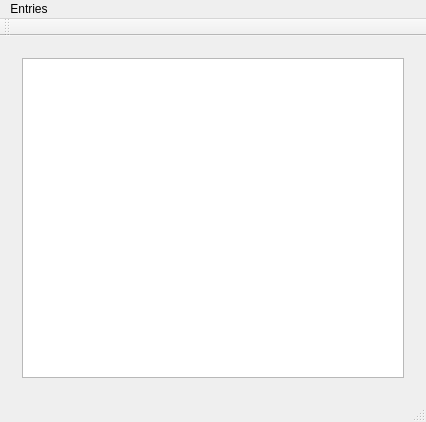
<?xml version="1.0" encoding="UTF-8"?>
<ui version="4.0">
 <class>MainWindow</class>
 <widget class="QMainWindow" name="MainWindow">
  <property name="geometry">
   <rect>
    <x>0</x>
    <y>0</y>
    <width>426</width>
    <height>422</height>
   </rect>
  </property>
  <property name="windowTitle">
   <string>MainWindow</string>
  </property>
  <widget class="QWidget" name="centralWidget">
   <layout class="QGridLayout" name="gridLayout">
    <item row="0" column="0">
     <widget class="QStackedWidget" name="stackedWidget">
      <widget class="QWidget" name="listPage">
       <layout class="QGridLayout" name="gridLayout_2">
        <item row="0" column="0">
         <widget class="QListWidget" name="listWidget"/>
        </item>
       </layout>
      </widget>
      <widget class="QWidget" name="detailsPage">
       <layout class="QGridLayout" name="gridLayout_3">
        <item row="0" column="0">
         <widget class="QLabel" name="label">
          <property name="text">
           <string>Name</string>
          </property>
         </widget>
        </item>
        <item row="0" column="1">
         <widget class="QLineEdit" name="nameEdit"/>
        </item>
        <item row="1" column="0">
         <widget class="QLabel" name="label_2">
          <property name="text">
           <string>DOB</string>
          </property>
         </widget>
        </item>
        <item row="1" column="1">
         <widget class="QDateEdit" name="birthDayEdit"/>
        </item>
        <item row="2" column="0">
         <widget class="QLabel" name="label_3">
          <property name="text">
           <string>Address</string>
          </property>
         </widget>
        </item>
        <item row="2" column="1">
         <widget class="QPlainTextEdit" name="addressEdit"/>
        </item>
        <item row="3" column="0">
         <widget class="QLabel" name="label_4">
          <property name="text">
           <string>Phone Numbers</string>
          </property>
         </widget>
        </item>
        <item row="3" column="1">
         <widget class="QPlainTextEdit" name="phoneNumbersEdit"/>
        </item>
        <item row="4" column="0" colspan="2">
         <widget class="QDialogButtonBox" name="buttonBox">
          <property name="standardButtons">
           <set>QDialogButtonBox::Discard|QDialogButtonBox::Reset|QDialogButtonBox::Save</set>
          </property>
         </widget>
        </item>
       </layout>
      </widget>
     </widget>
    </item>
   </layout>
  </widget>
  <widget class="QMenuBar" name="menuBar">
   <property name="geometry">
    <rect>
     <x>0</x>
     <y>0</y>
     <width>426</width>
     <height>22</height>
    </rect>
   </property>
   <widget class="QMenu" name="menuEntries">
    <property name="title">
     <string>Entries</string>
    </property>
    <addaction name="actionAdd"/>
    <addaction name="actionEdit"/>
    <addaction name="actionRemove"/>
   </widget>
   <addaction name="menuEntries"/>
  </widget>
  <widget class="QToolBar" name="mainToolBar">
   <attribute name="toolBarArea">
    <enum>TopToolBarArea</enum>
   </attribute>
   <attribute name="toolBarBreak">
    <bool>false</bool>
   </attribute>
  </widget>
  <widget class="QStatusBar" name="statusBar"/>
  <action name="actionAdd">
   <property name="text">
    <string>Add</string>
   </property>
  </action>
  <action name="actionEdit">
   <property name="text">
    <string>Edit</string>
   </property>
  </action>
  <action name="actionRemove">
   <property name="text">
    <string>Remove</string>
   </property>
  </action>
 </widget>
 <layoutdefault spacing="6" margin="11"/>
 <resources/>
 <connections/>
</ui>
